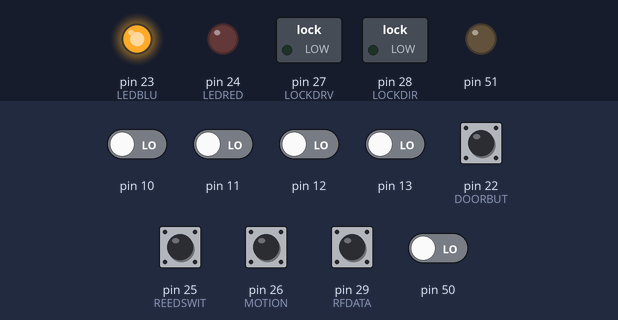
Bench run of a sketch on a simulated Arduino Mega 2560, built with avr-gcc and run on an emulated ATmega2560. On the bench: switched loads named in the sketch (green lamp = pin HIGH), output pins drawn as LEDs (lit = HIGH). Wiring (inferred from the names in the program): I2C bus: SDA pin 52; SCL pin 53; 24Cxx EEPROM at I2C address 0x50. The inputs (shaded band) are chosen by the test bench; at power-on: pin 22 (DOORBUT), pin 25 (REEDSWIT), pin 26 (MOTION), pin 29 (RFDATA) HIGH, pin 10–13, pin 50 LOW. EEPROM starts erased; pins used as bus, display or sensor lines are not drawn.

Above: at 0.1 s.
Timing chart, 0 to 1.6 s (numbered marks = the images above):
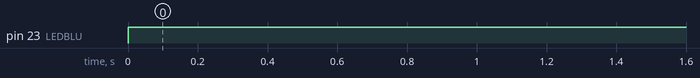

Measured:
- by itself, pin 23 (LEDBLU): LOW → HIGH at 0.00 s

The sketch:

DoorChime3.ino
```cpp
/*
 *    Door Chime w/ Class-D Output
 *    [ATtiny84,8Mhz,Analog Audio]
 *    3/22  Luhan Monat
 *
 *    Protocol: 5ms Attenstion, 2.5ms gap
 *    Each bit: 0-750usec, 1-1500usec, 750usec gap
 *
 *    Added delay after each actuation for capacitor recharge
 *
 */

#define NOP delayMicroseconds(3)

//  Port A Pins
#define DOORBUT   0       // Door bell button
#define LEDRED    2
#define LEDBLU    1
#define REEDSWIT  3       // Door open
#define MOTION    4       // Motion sensor
#define LOCKDRV   5
#define LOCKDIR   6
#define RFDATA    7

#define BUG   LEDRED

//  Port B Pins
#define SCL       0
#define SDA       1
#define PWM       2

#define NRBASE    0x10
#define WARNING   0xB0
#define DINGDNG   0xC0
#define DING      0xD0
#define FROG      0xE0


#define ICL     0
#define IRD     1
#define IWR     2
#define INAK    0
#define IACK    1
#define BPS     90

#define DLCODE  0xA751
#define PHCODE  0xA752
#define SNCODE  0xA760

byte  cur_op;

int main() {
byte  cnt,armed,arm2;
word  lockcnt,motioncnt,code;

  DDRA  = 0b01100110;
  DDRB  = 0b00000111;
  PORTA = 0b10011111;     // pull ups on inputs

  //  Setup PWM output
  TCCR0A  = 0b10000011;
  TCCR0B  = 0b00000001;
  OCR0A   = 128;          // D6 pwm value

  bitClear(PORTA,LEDRED);
  PlayOut(DING);
  bitSet(PORTA,LEDRED);

cycle:

  Wait(1);

  if(bitRead(PINA,RFDATA)) {
    bitClear(PORTA,LEDRED);
    code=GetCode();
    if(code==DLCODE) {
      bitClear(PORTA,LEDBLU);
      DoLock(0);          // got code, unlock
      lockcnt=10000;      // set timer for 10 seconds
      Wait(500);
    }
    if(code==PHCODE) {
      bitClear(PORTA,LEDBLU);
      PlayOutRep(DING,5);
    }
    if((code&0xFFF0)==SNCODE) {
      PlayOut(DING);
      PlayOut(DING);
      Wait(200);
      PlayOut(WARNING);
      Wait(220);
      PlayOut(NRBASE+(code&0x0F)*0x10);
    }
    Wait(200);
    bitSet(PORTA,LEDRED);
    bitSet(PORTA,LEDBLU);
  }

  if(lockcnt) {           // still counting?
    lockcnt--;            // yes.
    if(!lockcnt)          // hit zero now?
      DoLock(1);          // lock the door
  }

  if(!bitRead(PINA,DOORBUT)) {
    if(arm2) {
      PlayOut(DINGDNG);
      arm2=0;
    }
  } else {
    arm2=1;
  }


  if(bitRead(PINA,MOTION)) {
    if(motioncnt) {
      motioncnt--;
      if(!motioncnt) {
        if(!bitRead(PINA,REEDSWIT))
          PlayOut(FROG);
        motioncnt=2000;         // 2 second timeout for next one
      }
    }
  } else {
    motioncnt=1;
  }


  if(bitRead(PINA,REEDSWIT)) {
    if(armed) {
      PlayOut(DING);
      armed=0;
    }
  } else {
    armed=1;
  }

  goto cycle;

}

void  BugOut(byte val) {
byte  i,mask;

  bitClear(PORTA,BUG);
  Wait(3);
  mask=0x80;
  for(i=0;i<8;i++) {
    bitSet(PORTA,BUG);
    if(val&mask)
      Wait(2);
    else
      Wait(1);
    bitClear(PORTA,BUG);
    Wait(1);
    mask>>=1;
  }

}

word  GetCode() {
word  leng,code;
int   val;

  leng=BitTime10();
  if((leng<200)||(leng>800)) // look for 5ms pulse
    return(0);
  code=GetByte();             // read high byte
  val=GetByte();
    if(val!=-1)
      code=(code<<8)+val;
  return(code);
}


int   GetByte() {
byte  i,leng,data;

  data=0;
  for(i=0;i<8;i++) {
    leng=BitTime10();
    if(leng==0)
      return(-1);
    data<<=1;           // high order 1st
    if(leng>110) {       // greater than 1ms ?
      data|=1;          // yes, is 1 bit.
    }
  }
  return(data);
}

// measure pulses up to 12ms
// in 10us units
// wait up to 8ms for pulse to start

word  BitTime10() {
int i;

  for(i=1;i<800;i++) {           // wait 8ms for start of bit
    delayMicroseconds(10);
    if(bitRead(PINA,RFDATA))
      goto ok;
  }
  return(0);                    // low state timeout

ok:
  delayMicroseconds(200);
  for(i=1;i<1200;i++) {
    delayMicroseconds(10);
    if(!bitRead(PINA,RFDATA)) {   // went low - return count
       return(i);
    }
  }
  return(0);                    // high state timeout
}

//  activate push-pull actuator
//  add time to recharge capacitor for next operation

void  DoLock(byte lock) {
static byte locked;

  if(lock==locked)                // do it once only
    return;
  if(!lock) {
    bitSet(PORTA,LOCKDIR);        // reverse for unlock
    locked=0;
  } else {
    locked=1;
  }
  Wait(10);
  bitSet(PORTA,LOCKDRV);          // power to device
  Wait(200);
  bitClear(PORTA,LOCKDRV);
  Wait(10);
  bitClear(PORTA,LOCKDIR);        // always clear relay power
  Wait(2500);                     // recharge time for capacitor
}

void  PlayOutRep(word block,byte nr) {
byte  i;

  for(i=0;i<nr;i++)
    PlayOut(block);
}

void  PlayOut(word block) {
word  i,addr,len;
byte  data;

  addr=GetEEWord(block);
  len=GetEEWord(block+2);
  I2COpenRead(addr);
  for(i=0;i<len;i++) {
    data=I2CRead();
    OCR0A=data;
    delayMicroseconds(BPS);
  }
  I2CClose();


}


word  GetEEWord(word addr) {
word  loc;
byte  low,high;

  I2COpenRead(addr);
  low=I2CRead();
  high=I2CRead();
  loc=(high<<8)+low;
  I2CClose();
  return(loc);
}


void  WaitEx(word ms) {
word  i;

  for(i=0;i<ms;i++) {
    delayMicroseconds(1000);
    if(!bitRead(PINA,DOORBUT))
      return;
  }
}

void  Wait(word ms) {
word  i;

  for(i=0;i<ms;i++) {
    delayMicroseconds(1000);
  }
}


//      ****** I2C Basic Operations *******
//      Use these to access EEPROM

void  I2COpenWrite(word addr) {
  I2CAddr(addr);
  cur_op=IWR;
}


void  I2COpenRead(word addr) {

  I2CAddr(addr);
  I2CStart();
  I2CWbyte(0xA1);
  cur_op=IRD;
}


byte  I2CRead() {

    return(I2CRbyte(IACK));
}

    //  EE Primitive only below this line //

void  I2CAddr(word locus) {

    I2CStart();
    I2CWbyte(0xA0);
    I2CWbyte(locus>>8);
    I2CWbyte(locus&0xFF);

}

void  I2CClose() {

  if(cur_op==IRD) {
    I2CRbyte(INAK);           // Read w/ no ACK
    I2CStop();
  }
  if(cur_op==IWR) {
    I2CStop();
    Wait(5);
  }
  cur_op=ICL;
}


void  I2CStart() {
  bitSet(DDRB,SCL); NOP;      // SCL always output
  bitSet(DDRB,SDA); NOP;     // SDA is output
  bitSet(PORTB,SDA); NOP;     // SDA is high
  bitSet(PORTB,SCL); NOP;     // clock is high
  bitClear(PORTB,SDA);  NOP;   // START condition
  bitClear(PORTB,SCL);  NOP;   // drop the clock line

}

void  I2CStop() {

  bitClear(PORTB,SDA); NOP;
  bitSet(PORTB,SCL);  NOP;     // Raise the clock line
  bitSet(PORTB,SDA);  NOP;    // STOP  condition

}


byte  I2CRbyte(byte ack) {
byte  i,x,dat;

  bitClear(DDRB,SDA);
  bitSet(PORTB,SDA);
  dat=0;
  for(i=0;i<8;i++) {
    bitSet(PORTB,SCL); NOP;
    x=bitRead(PINB,SDA); NOP;
    bitClear(PORTB,SCL); NOP;
    dat<<=1;
    bitWrite(dat,0,x); NOP;
  }
  bitSet(DDRB,SDA); NOP;
  if(ack==IACK)
    bitClear(PORTB,SDA);
  else
    bitSet(PORTB,SDA);
  NOP;
  bitSet(PORTB,SCL); NOP;
  bitClear(PORTB,SCL); NOP;
  bitClear(PORTB,SDA); NOP;
  return(dat);
}

byte  I2CWbyte(byte dat) {
volatile byte  i,x,mask;


  mask=0x80;
  for(i=0;i<8;i++) {
    if(dat&mask)
      bitSet(PORTB,SDA);
    else
      bitClear(PORTB,SDA);
    NOP;
    bitSet(PORTB,SCL);  NOP;
    mask>>=1;
    bitClear(PORTB,SCL); NOP;
  }
  bitClear(DDRB,SDA); NOP;   // Set for input
  bitSet(PORTB,SCL); NOP;
  x=bitRead(PINB,SDA); NOP; // Read ACK bit
  bitClear(PORTB,SCL); NOP;
  bitSet(DDRB,SDA); NOP;
  bitClear(PORTB,SDA); NOP;
  return(x);
}


//      ***** End I2C ******
```
